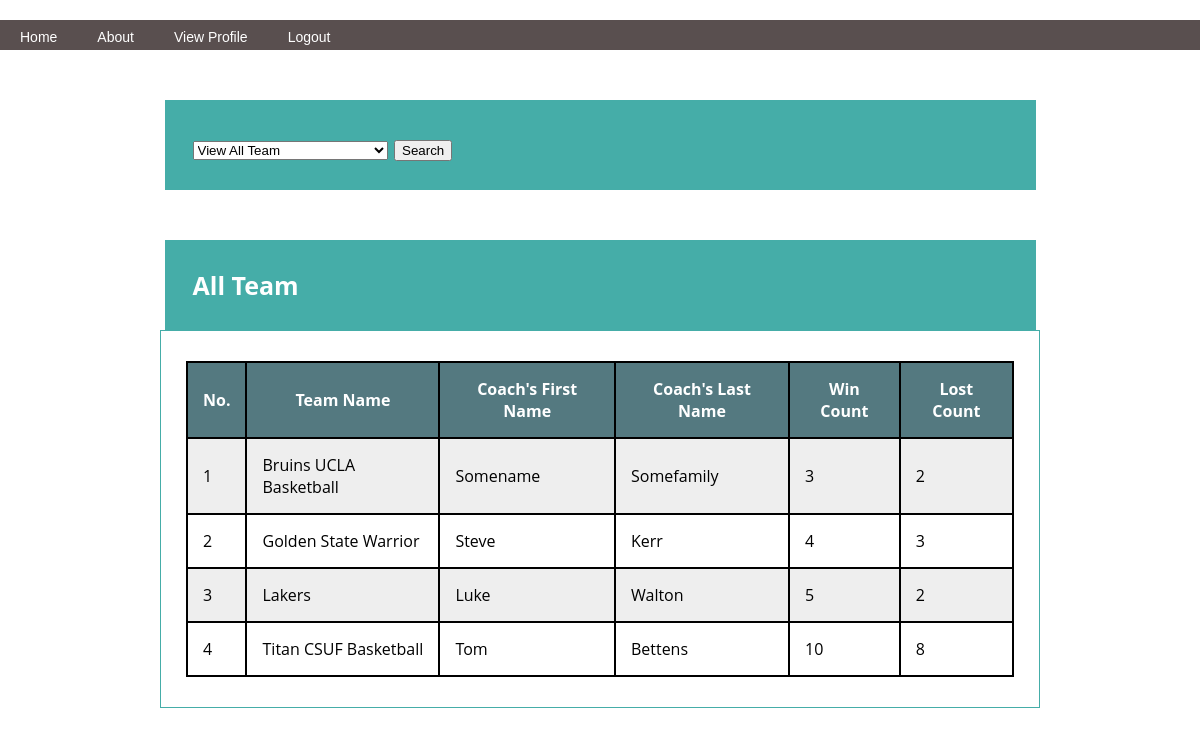
Screenshot of /team.php (signed in) with the database file from the repository.
### tables this page shows
CREATE TABLE Team
(
ID INTEGER UNSIGNED NOT NULL AUTO_INCREMENT Primary Key,
TeamName VARCHAR(100) NOT NULL,
WinCount INTEGER UNSIGNED DEFAULT 0,
LostCount INTEGER UNSIGNED DEFAULT 0,
CoachID INTEGER UNSIGNED
);

CREATE TABLE Coach
(
ID INTEGER UNSIGNED NOT NULL AUTO_INCREMENT Primary Key,
Firstname VARCHAR(100),
Lastname VARCHAR(150) NOT NULL,
TeamID INTEGER UNSIGNED NOT NULL,

INDEX  (Lastname),
UNIQUE (Lastname, Firstname),

FOREIGN KEY (TeamID) REFERENCES Team(ID) ON DELETE CASCADE ON UPDATE CASCADE
);

### team.php (the view, shortened to what this page needs)
<!DOCTYPE html>
<html>
<head>
  <link rel="stylesheet" href="style.css">
</head>
<body>
  <?php
    include 'logged_navbar.php';
    ?>
    <div class="header">
      <form action="team.php" method="post">
      <select name="searchbox" id="search" onchange="showfield(this.options[this.selectedIndex].value)">
        <option value="viewAllTeam">View All Team</option>
      </select>
      <input type="submit" id="searchButton" name="searchbutton" value="Search"/>
    </form>
    </div>
    <?php
    if (empty($_POST["searchbutton"])) {
      $count = 1;
      $query = "SELECT TeamName, WinCount, lostCount, Coach.FirstName, Coach.LastName
                FROM Team LEFT JOIN Coach ON CoachID = Coach.ID ORDER BY TeamName";
      $db = configDB($_SESSION["role"]);
      if ($stmt = $db->prepare($query)) {
        $stmt->execute();
        $stmt->store_result();
        $stmt->bind_result($teamname, $wincount, $lostcount, $coachfirstname, $coachlastname);
        $stmt->data_seek(0);
        echo "<div class=\"header\" style=\"display:table;\">All Team</div>
              <div class=\"container\">
              <table>
                <tr>
                  <th>No.</th>
                  <th>Team Name</th>
                  <th>Coach's First Name</th>
                  <th>Coach's Last Name</th>
                  <th>Win Count</th>
                  <th>Lost Count</th>
                </tr>";
            while( $stmt->fetch() ) {
                  $row = array('id'=>$count++, 'teamname'=>$teamname, 'wincount'=>$wincount,'lostcount'=>$lostcount,
                  'coachfirstname'=>$coachfirstname,'coachlastname'=>$coachlastname);
                  echo "<tr>
                    <td>". $row['id'] ."</td>
                    <td>". $row['teamname'] ."</td>
                    <td>". $row['coachfirstname'] ."</td>
                    <td>". $row['coachlastname'] ."</td>
                    <td>". $row['wincount'] ."</td>
                    <td>". $row['lostcount'] ."</td>
                  </tr>";
            }
        echo "</table>
        </div>";
      }
      }
    ?>
</body>
</html>

### style.css (style rules this page uses)
.header { width:70%; margin:50px auto 0 auto; padding-top: 25px; padding-left: 25px; padding-bottom: 25px; background: #45ADA8; border: #45ADA8 3px solid; text-align: left; font-weight: bold; font-size: 25px; color: white; }
.container { width:69%; display: inline-block; margin:0 auto; padding-top: 30px; padding-left: 25px; padding-right: 25px; padding-bottom: 30px; border: #45ADA8 1px solid; }
body { font-family: 'Open Sans', sans-serif; background:#fff; margin: 0 auto 0 auto; width:100%; text-align:center; margin: 20px 0px 20px 0px; }
table { width: 100%; }
table, th, td { border: 2px solid black; border-collapse: collapse; }
th { padding: 15px; text-align: center; }
td { padding: 15px; text-align: left; }
tr:nth-child(even) { background-color: #eee; }
tr:nth-child(odd) { background-color: #fff; }
th { background-color: #547980; color: white; }

### rows the page displays
team: id "1", TeamName "Bruins UCLA Basketball", CoachID.Firstname "Somename", CoachID.Lastname "Somefamily", WinCount "3", LostCount "2"
team: id "2", TeamName "Golden State Warrior", CoachID.Firstname "Steve", CoachID.Lastname "Kerr", WinCount "4", LostCount "3"
team: id "3", TeamName "Lakers", CoachID.Firstname "Luke", CoachID.Lastname "Walton", WinCount "5", LostCount "2"
team: id "4", TeamName "Titan CSUF Basketball", CoachID.Firstname "Tom", CoachID.Lastname "Bettens", WinCount "10", LostCount "8"
